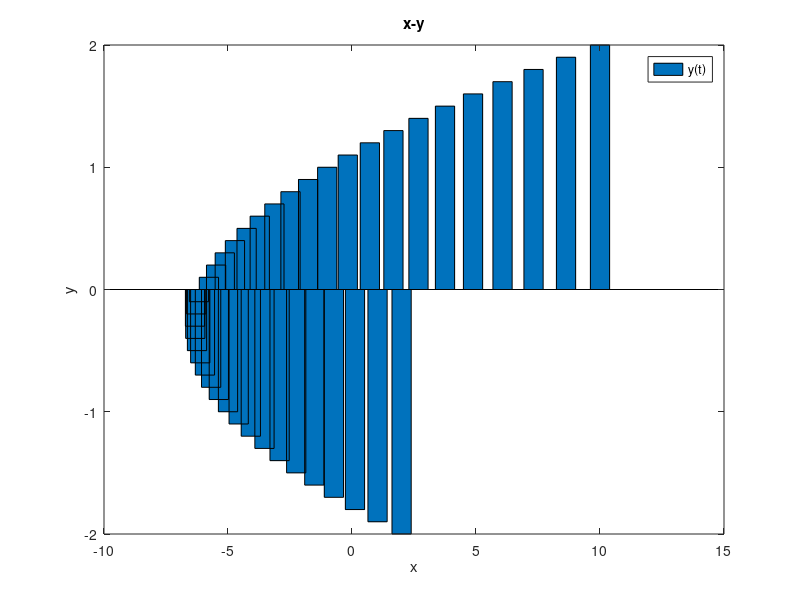

This chart was generated by the following MATLAB code:
x=-2:0.1:2;
y=3*x.^2 + 2*x -6;
t=x'; %transpose of x
plot(x,y,'m:s') %r-  g--*
%hold on
plot(y,x,'r-')
bar(y,x)
xlabel('x');
ylabel('y');
title('x-y');
legend('y(t)');